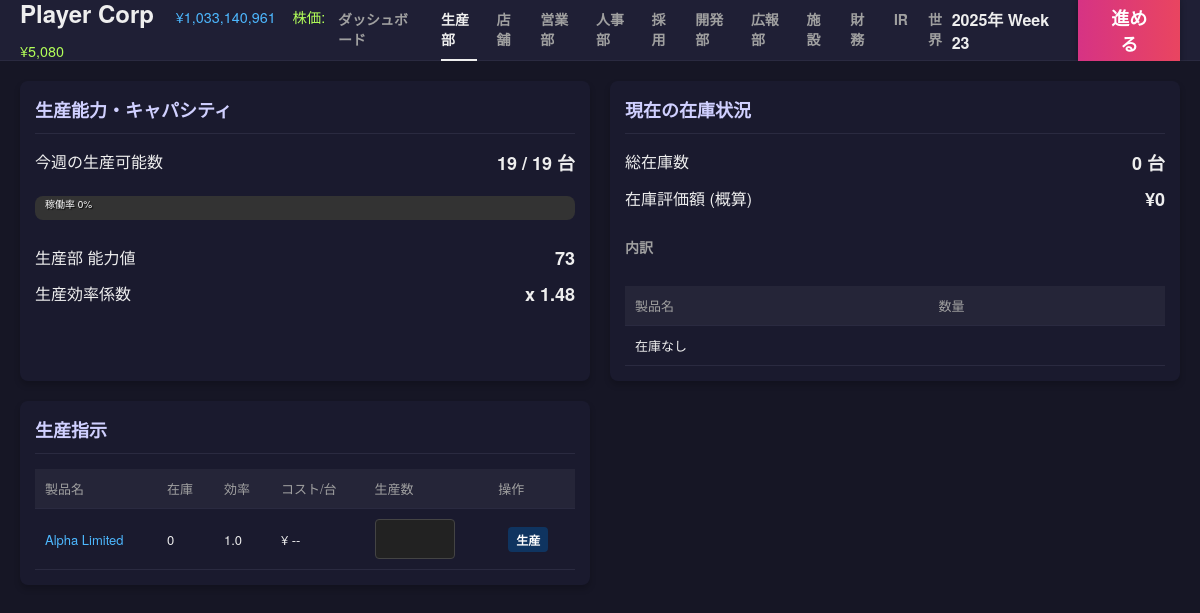
The app's page /production, older data.
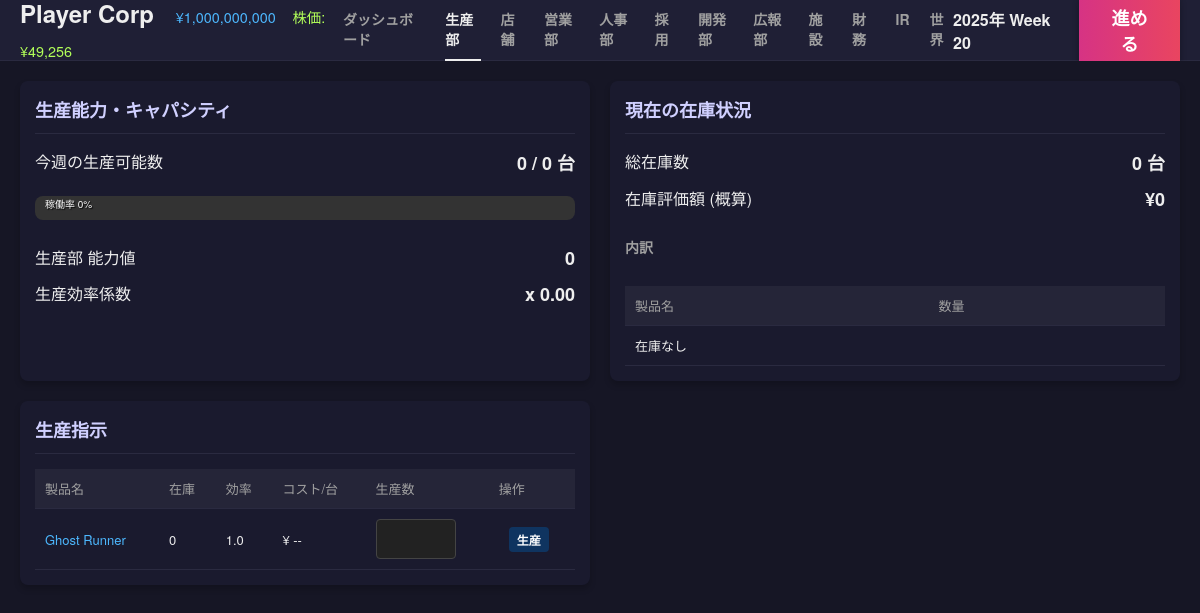
The same page, newer data.
### tables this page shows
CREATE TABLE companies (
            id INTEGER PRIMARY KEY AUTOINCREMENT,
            name TEXT,
            type TEXT, -- 'player', 'npc_maker', 'npc_retail', 'system_supplier'
            funds INTEGER,
            brand_power REAL DEFAULT 0,
            industry TEXT DEFAULT 'automotive',
            credit_rating INTEGER DEFAULT 50,
            dev_knowhow REAL DEFAULT 0,
            borrowing_limit INTEGER DEFAULT 0,
            is_active BOOLEAN DEFAULT 1,
            -- Supplier Traits
            trait_material_score REAL DEFAULT 3.0,
            trait_cost_multiplier REAL DEFAULT 1.0,
            part_category TEXT, -- 'engine', 'body', etc. for system_supplier
            
            -- Stock info
            listing_status TEXT DEFAULT 'private', -- 'private', 'public'
            stock_price INTEGER DEFAULT 50000,
            outstanding_shares INTEGER DEFAULT 20000,
            market_cap INTEGER DEFAULT 1000000000
        );

CREATE TABLE product_designs (
            id INTEGER PRIMARY KEY AUTOINCREMENT,
            company_id INTEGER,
            name TEXT,
            material_score REAL,
            concept_score REAL,
            production_efficiency REAL,
            base_price INTEGER,
            sales_price INTEGER,
            status TEXT, -- 'developing', 'completed', 'obsolete'
            strategy TEXT, -- 開発方針
            developed_week INTEGER,
            parts_config TEXT, -- JSON: {part_key: {supplier_id, score, cost}}
            awareness REAL DEFAULT 0,
            FOREIGN KEY(company_id) REFERENCES companies(id)
        );

### app.py (the view)
@app.route('/production')
def production():
    player = get_player_company()
    caps = sim.calculate_capabilities(player['id'])
    designs = db.fetch_all("SELECT * FROM product_designs WHERE company_id = ? AND status = 'completed'", (player['id'],))
    inventory = db.fetch_all("""
        SELECT i.*, d.name as product_name
        FROM inventory i JOIN product_designs d ON i.design_id = d.id
        WHERE i.company_id = ?
    """, (player['id'],))
    inv_map = {i['design_id']: i['quantity'] for i in inventory}
    stats = db.fetch_one("SELECT production_ordered FROM weekly_stats WHERE week = ? AND company_id = ?", (sim.get_current_week(), player['id']))
    current_produced = stats['production_ordered'] if stats else 0
    facilities = db.fetch_all("SELECT size FROM facilities WHERE company_id = ? AND type = 'factory'", (player['id'],))
    total_factory_size = sum(f['size'] for f in facilities)
    efficiency = (caps['production'] / 50.0) * gb.BASE_PRODUCTION_EFFICIENCY
    prod_staff_count = len(db.fetch_all("SELECT id FROM npcs WHERE company_id = ? AND department = ?", (player['id'], gb.DEPT_PRODUCTION)))
    effective_staff_entities = min(prod_staff_count, int(total_factory_size // gb.NPC_SCALE_FACTOR))
    max_capacity = int(effective_staff_entities * gb.NPC_SCALE_FACTOR * efficiency)
    remaining_capacity = max(0, max_capacity - current_produced)
    total_inventory = sum(inv_map.values())
    inventory_value = sum(i['quantity'] * i['sales_price'] for i in inventory)
    return render_template('production.html',
                           designs=designs,
                           inv_map=inv_map,
                           caps=caps,
                           remaining_capacity=remaining_capacity,
                           max_capacity=max_capacity,
                           current_produced=current_produced,
                           total_inventory=total_inventory,
                           inventory_value=inventory_value,
                           inventory=inventory)

### app.py (called while the page is built)
def get_player_company():
    res = db.fetch_one("SELECT * FROM companies WHERE type = 'player' LIMIT 1")
    return res

@app.context_processor
def inject_common_data():
    player = get_player_company()
    game_state = db.fetch_one("SELECT * FROM game_state")
    current_week = game_state['week'] if game_state else 0
    year = 2025 + (current_week - 1) // 52
    week_of_year = (current_week - 1) % 52 + 1
    date_str = f"{year}年 Week {week_of_year}"
    header_caps = None
    if player:
        header_caps = sim.calculate_capabilities(player['id'])
    return dict(
        player=player,
        current_week=current_week,
        date_str=date_str,
        active_page=request.endpoint,
        header_caps=header_caps,
        npc_scale=gb.NPC_SCALE_FACTOR
    )

### database.py (called while the page is built)
    def get_connection(self):
        if hasattr(self._local, 'connection') and self._local.connection:
            return self._local.connection, False  # (conn, should_close)
        conn = sqlite3.connect(self.db_path)
        conn.row_factory = sqlite3.Row
        return conn, True

    def _execute(self, query, params, fetch_mode=None):
        conn, should_close = self.get_connection()
        try:
            cursor = conn.cursor()
            cursor.execute(query, params)
            if fetch_mode == 'one':
                return cursor.fetchone()
            elif fetch_mode == 'all':
                return cursor.fetchall()
            else:
                if should_close:
                    conn.commit()
                return cursor.lastrowid
        except:
            if should_close:
                conn.rollback()
            raise
        finally:
            if should_close:
                conn.close()

    def fetch_one(self, query, params=()):
        return self._execute(query, params, fetch_mode='one')

    def fetch_all(self, query, params=()):
        return self._execute(query, params, fetch_mode='all')

### simulation.py (called while the page is built)
    def get_current_week(self):
        res = db.fetch_one("SELECT week FROM game_state")
        return res['week'] if res else 0

### templates/production.html (shortened to what this page needs)
{% extends "base.html" %}
{% block content %}
<div class="dashboard-grid">
    <div class="card card-large">
        <div class="card-header">
            <h2>生産能力・キャパシティ</h2>
        </div>
        <div class="card-body">
            <div class="stat-row">
                <span class="label">今週の生産可能数</span>
                <span class="value">{{ remaining_capacity }} / {{ max_capacity }} 台</span>
            </div>
            <div class="bar-container" style="width: 100%; height: 24px; margin-top: 10px;">
                <span class="bar-text" style="right: auto; left: 10px;">稼働率 {{ (current_produced / max_capacity * 100)|int if max_capacity > 0 else 0 }}%</span>
            </div>
            <div class="stat-row" style="margin-top: 15px;">
                <span class="label">生産部 能力値</span>
                <span class="value">{{ caps.production|int }}</span>
            </div>
            <div class="stat-row">
                <span class="label">生産効率係数</span>
                <span class="value">x {{ "{:.2f}".format((caps.production / 50.0)) }}</span>
            </div>
        </div>
    </div>
    <div class="card card-large">
        <div class="card-header">
            <h2>現在の在庫状況</h2>
        </div>
        <div class="card-body">
            <div class="stat-row">
                <span class="label">総在庫数</span>
                <span class="value">{{ "{:,}".format(total_inventory) }} 台</span>
            </div>
            <div class="stat-row">
                <span class="label">在庫評価額 (概算)</span>
                <span class="value">¥{{ "{:,}".format(inventory_value) }}</span>
            </div>
            <h3 style="margin-top: 15px; font-size: 1em; color: var(--text-muted);">内訳</h3>
            <table class="data-table" style="margin-top: 5px;">
                <thead>
                    <tr>
                        <th>製品名</th>
                        <th>数量</th>
                    </tr>
                </thead>
                <tbody>
                    {% for item in inventory if item.quantity > 0 %}
                    <tr>
                        <td><a href="{{ url_for('product_detail', design_id=item.design_id) }}" style="color: #4db8ff;">{{ item.product_name }}</a></td>
                        <td>{{ "{:,}".format(item.quantity) }}</td>
                    </tr>
                    {% else %}
                    <tr><td colspan="2">在庫なし</td></tr>
                    {% endfor %}
                </tbody>
            </table>
        </div>
    </div>
    <div class="card card-large">
        <div class="card-header">
            <h2>生産指示</h2>
        </div>
        <div class="card-body">
            <table class="data-table">
                <thead>
                    <tr>
                        <th>製品名</th>
                        <th>在庫</th>
                        <th>効率</th>
                        <th>コスト/台</th>
                        <th>生産数</th>
                        <th>操作</th>
                    </tr>
                </thead>
                <tbody>
                    {% for design in designs %}
                    <tr>
                        <td><a href="{{ url_for('product_detail', design_id=design.id) }}" style="color: #4db8ff;">{{ design.name }}</a></td>
                        <td>{{ inv_map.get(design.id, 0) }}</td>
                        <td>{{ design.production_efficiency }}</td>
                        <td>
                            {% set parts = design.parts_config|tojson|safe %}
                            ¥ --
                        </td>
                        <form action="{{ url_for('production_order') }}" method="post">
                            <td>
                                <input type="number" name="quantity" class="form-control" style="width: 80px;" min="0" max="{{ remaining_capacity }}">
                            </td>
                            <td>
                                <button type="submit" class="btn btn-small btn-primary" {{ 'disabled' if remaining_capacity <= 0 else '' }}>生産</button>
                            </td>
                        </form>
                    </tr>
                    {% else %}
                    <tr><td colspan="6">生産可能な製品がありません。開発部で製品を開発してください。</td></tr>
                    {% endfor %}
                </tbody>
            </table>
        </div>
    </div>
</div>
{% endblock %}

### templates/base.html (shortened to what this page needs)
<!DOCTYPE html>
<html lang="ja">
<head>
    <link rel="stylesheet" href="{{ url_for('static', filename='css/style.css') }}">
</head>
<body>
    <div class="app-container">
        <header class="top-bar">
            <div class="logo-area tooltip-container">
                <h1>
                    {% if player %}
                    <span style="font-size: 0.6em; color: #4db8ff; margin-left: 15px; font-weight: normal;">¥{{ "{:,}".format(player.funds|int) }}</span>
                    {% if player.stock_price %}
                    <span style="font-size: 0.6em; color: #b2ff59; margin-left: 10px; font-weight: normal;">株価: ¥{{ "{:,}".format(player.stock_price) }}</span>
                    {% endif %}
                    {% endif %}
                </h1>
            </div>
            <nav class="top-nav">
                <a href="{{ url_for('dashboard') }}" class="{{ 'active' if active_page == 'dashboard' else '' }}">ダッシュボード</a>
                <a href="{{ url_for('production') }}" class="{{ 'active' if active_page == 'production' else '' }}">生産部</a>
                <a href="{{ url_for('store') }}" class="{{ 'active' if active_page == 'store' else '' }}">店舗</a>
                <a href="{{ url_for('sales') }}" class="{{ 'active' if active_page == 'sales' else '' }}">営業部</a>
                <a href="{{ url_for('hr') }}" class="{{ 'active' if active_page == 'hr' else '' }}">人事部</a>
                <a href="{{ url_for('hire_page') }}" class="{{ 'active' if active_page == 'hire_page' else '' }}">採用</a>
                <a href="{{ url_for('dev') }}" class="{{ 'active' if active_page == 'dev' else '' }}">開発部</a>
                <a href="{{ url_for('pr') }}" class="{{ 'active' if active_page == 'pr' else '' }}">広報部</a>
                <a href="{{ url_for('facility') }}" class="{{ 'active' if active_page == 'facility' else '' }}">施設</a>
                <a href="{{ url_for('finance') }}" class="{{ 'active' if active_page == 'finance' else '' }}">財務</a>
                <a href="{{ url_for('ir') }}" class="{{ 'active' if active_page == 'ir' else '' }}">IR</a>
                <a href="{{ url_for('world') }}" class="{{ 'active' if active_page == 'world' else '' }}">世界</a>
            </nav>
            <div class="action-area">
                <div class="date-display">{{ date_str }}</div>
                <form action="{{ url_for('next_week') }}" method="post">
                    <button type="submit" class="btn-next-week">進める</button>
                </form>
            </div>
        </header>
        <main class="main-content">
            {% block content %}{% endblock %}
        </main>
    </div>
</body>
</html>

### static/css/style.css (style rules this page uses)
:root { --bg-dark: #161625; --bg-panel: #1a1a2e; --bg-header: #1f1f35; --accent-pink: #e94560; --accent-blue: #0f3460; --text-main: #eeeeee; --text-muted: #a0a0a0; --border-color: #2a2a40; --font-family: "Helvetica Neue", Arial, "Hiragino Kaku Gothic ProN", "Hiragino Sans", Meiryo, sans-serif; }
body { margin: 0; padding: 0; background-color: var(--bg-dark); color: var(--text-main); font-family: var(--font-family); font-size: 14px; overflow: hidden; }
a { text-decoration: none; color: inherit; }
.app-container { display: flex; flex-direction: column; height: 100vh; }
.top-bar { height: 60px; background-color: var(--bg-header); display: flex; align-items: center; padding: 0 20px; border-bottom: 1px solid var(--border-color); justify-content: space-between; }
.logo-area h1 { font-size: 24px; font-weight: bold; margin: 0; }
.top-nav { display: flex; gap: 20px; }
.top-nav a { color: var(--text-muted); font-weight: bold; padding: 10px 0; border-bottom: 3px solid transparent; transition: all 0.2s; }
.top-nav a:hover, .top-nav a.active { color: var(--text-main); border-bottom-color: var(--text-main); }
.action-area { display: flex; align-items: center; gap: 20px; }
.date-display { font-size: 16px; font-weight: bold; }
.btn-next-week { background: linear-gradient(90deg, #d63384, #e94560); color: white; border: none; padding: 10px 30px; border-radius: 5px; font-size: 18px; font-weight: bold; cursor: pointer; box-shadow: 0 4px 6px rgba(0,0,0,0.3); transition: transform 0.1s; }
.main-content { flex: 1; padding: 20px; overflow-y: auto; background-color: var(--bg-dark); }
.dashboard-grid { display: grid; grid-template-columns: repeat(4, 1fr); gap: 20px; }
.card { background-color: var(--bg-panel); border-radius: 8px; padding: 15px; box-shadow: 0 4px 6px rgba(0,0,0,0.2); display: flex; flex-direction: column; }
.card-large { grid-column: span 2; }
.card-header h2 { font-size: 18px; color: #d0d0ff; margin-top: 0; margin-bottom: 15px; border-bottom: 1px solid var(--border-color); padding-bottom: 10px; }
.card-body { flex: 1; display: flex; flex-direction: column; gap: 10px; }
.stat-row { display: flex; justify-content: space-between; font-size: 16px; }
.stat-row .value { font-weight: bold; font-size: 18px; }
.btn { padding: 8px 16px; border-radius: 4px; border: none; cursor: pointer; font-weight: bold; margin-left: 10px; }
.btn-primary { background-color: var(--accent-blue); color: white; }
.btn-small { padding: 4px 8px; font-size: 12px; }
.data-table { width: 100%; border-collapse: collapse; font-size: 13px; }
.data-table th, .data-table td { padding: 10px; text-align: left; border-bottom: 1px solid var(--border-color); }
.data-table th { background-color: #252538; color: var(--text-muted); font-weight: normal; position: relative; }
.bar-container { width: 100px; height: 16px; background-color: #333; border-radius: 8px; position: relative; overflow: hidden; }
.bar-text { position: absolute; top: 0; right: 5px; font-size: 10px; line-height: 16px; color: white; text-shadow: 1px 1px 1px black; }
.form-control { width: 100%; padding: 10px; border-radius: 4px; border: 1px solid #444; background-color: #222; color: white; font-size: 16px; box-sizing: border-box; }
.tooltip-container { position: relative; cursor: help; }

Row changes from the older to the newer data that the page shows:
changed companies: funds "1,033,140,961" → "1,000,000,000"; stock_price "5,080" → "49,256"
changed product_designs: name "Alpha Limited" → "Ghost Runner"
Text that changed along with them:
{{ date_str }}: "2025年 Week 23" → "2025年 Week 20"
{{ remaining_capacity }}: "19" → "0"
{{ max_capacity }}: "19" → "0"
{{ caps.production|int }}: "73" → "0"
{{ "{:.2f}".format((caps.production / 50.0)) }}: "1.48" → "0.00"
